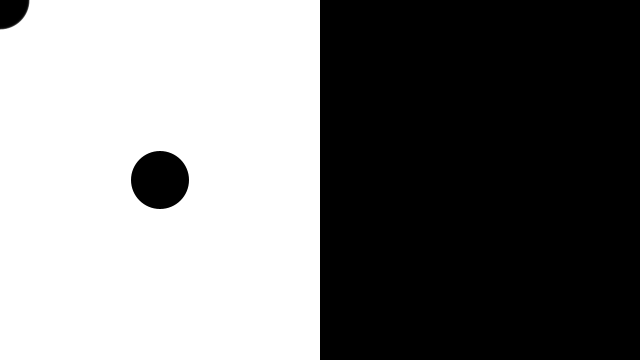
Frame 1 (no input)
Frame 60 (the mouse pressed at the canvas centre just before this capture): identical to frame 1, image omitted
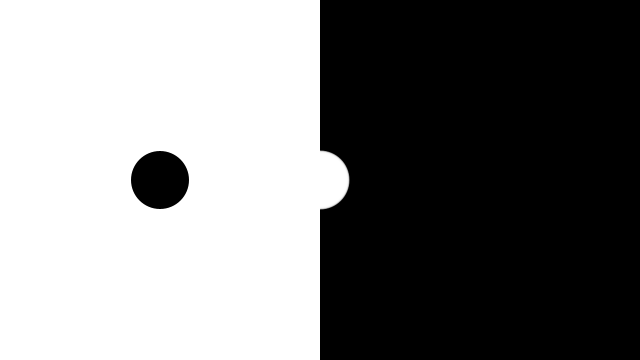
Frame 120 (the mouse held since frame 60 and released just before this capture)

The Processing sketch that drew these frames (run headless with seeded random() and noise(); from frame 60 on, the mouse is pressed at the canvas centre):

// Processing sketch: YinYangCRAYcray
// ── YinYangCRAYcray.pde
/**
 * Storing Input. 
 * 
 * Move the mouse across the screen to change the position
 * of the circles. The positions of the mouse are recorded
 * into an array and played back every frame. Between each
 * frame, the newest value are added to the end of each array
 * and the oldest value is deleted. 
 */

int num = 60;
float mx[] = new float[num];
float my[] = new float[num];

void setup() {
  size(640, 360);
  noStroke();
  fill(255, 153);
}

void draw() {
  background(255); 
  fill(0);
  ellipse(160, 180, 58, 58 );
  rect(320, 0, 320, 360) ;
  // Cycle through the array, using a different entry on each frame. 
  // Using modulo (%) like this is faster than moving all the values over.
  int which = frameCount % num;
  mx[which] = mouseX;
  my[which] = mouseY;

  for (int i = 0; i < num; i++) {
    // which+1 is the smallest (the oldest in the array)
    int index = (which+1 + i) % num;
    if (mx[index] < 320) {
      fill(0, 153);
    } else {
      fill(255, 153);
    }
    ellipse(mx[index], my[index], i, i);
  }
}
